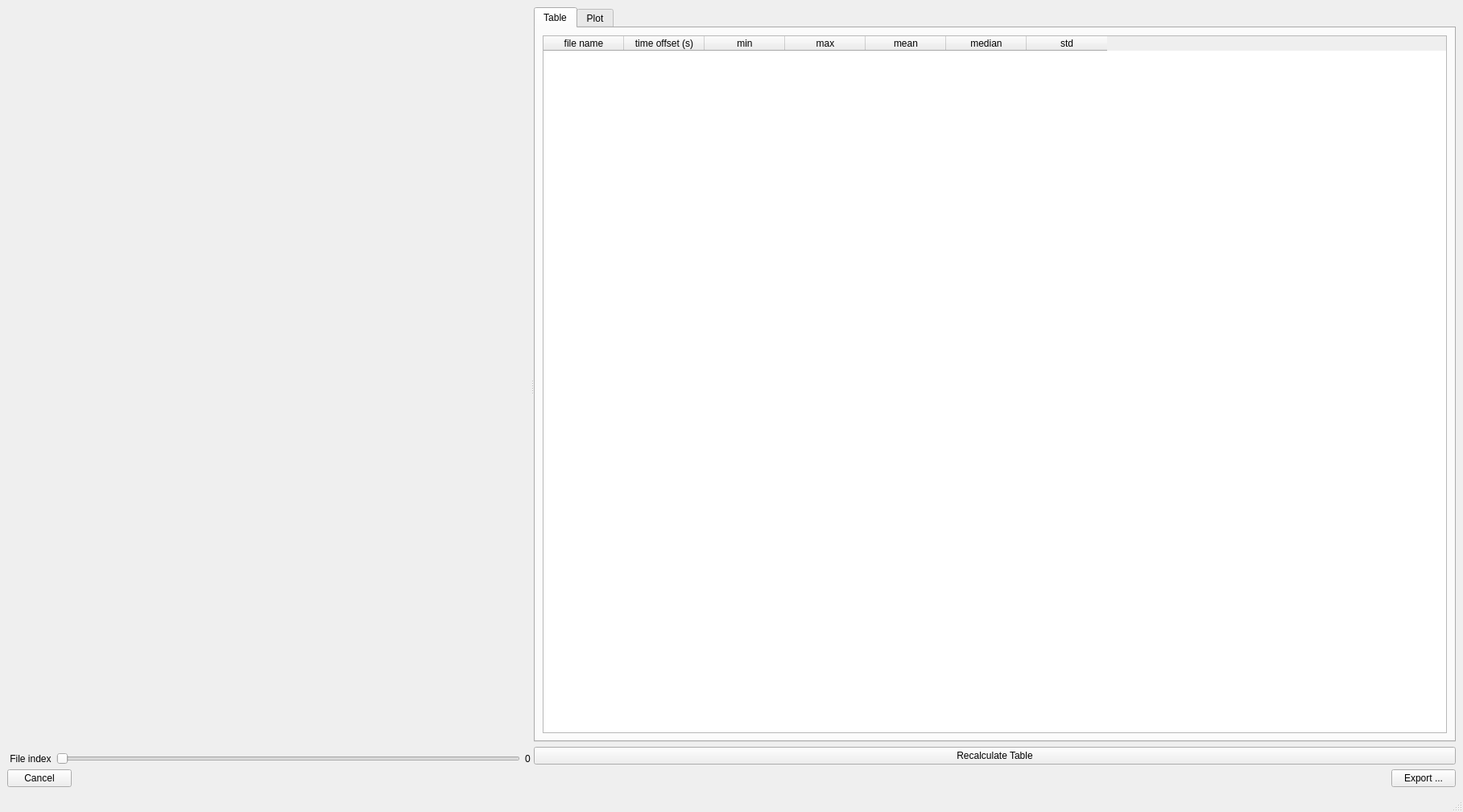
<?xml version="1.0" encoding="UTF-8"?>
<ui version="4.0">
 <class>MainWindow</class>
 <widget class="QMainWindow" name="MainWindow">
  <property name="geometry">
   <rect>
    <x>0</x>
    <y>0</y>
    <width>1817</width>
    <height>1009</height>
   </rect>
  </property>
  <property name="windowTitle">
   <string>MainWindow</string>
  </property>
  <widget class="QWidget" name="centralwidget">
   <layout class="QVBoxLayout" name="verticalLayout_6">
    <item>
     <widget class="QSplitter" name="splitter">
      <property name="sizePolicy">
       <sizepolicy hsizetype="Expanding" vsizetype="Expanding">
        <horstretch>0</horstretch>
        <verstretch>0</verstretch>
       </sizepolicy>
      </property>
      <property name="orientation">
       <enum>Qt::Horizontal</enum>
      </property>
      <widget class="QWidget" name="layoutWidget">
       <layout class="QVBoxLayout" name="verticalLayout_3">
        <item>
         <widget class="QWidget" name="widget" native="true">
          <property name="sizePolicy">
           <sizepolicy hsizetype="Expanding" vsizetype="Expanding">
            <horstretch>0</horstretch>
            <verstretch>0</verstretch>
           </sizepolicy>
          </property>
         </widget>
        </item>
        <item>
         <layout class="QHBoxLayout" name="horizontalLayout_4">
          <item>
           <widget class="QLabel" name="label">
            <property name="text">
             <string> File index</string>
            </property>
           </widget>
          </item>
          <item>
           <widget class="QSlider" name="horizontalSlider">
            <property name="orientation">
             <enum>Qt::Horizontal</enum>
            </property>
           </widget>
          </item>
          <item>
           <widget class="QLabel" name="slider_value">
            <property name="text">
             <string>0</string>
            </property>
           </widget>
          </item>
         </layout>
        </item>
       </layout>
      </widget>
      <widget class="QWidget" name="">
       <layout class="QVBoxLayout" name="verticalLayout_4">
        <item>
         <widget class="QTabWidget" name="tabWidget">
          <property name="currentIndex">
           <number>0</number>
          </property>
          <widget class="QWidget" name="tab">
           <attribute name="title">
            <string>Table</string>
           </attribute>
           <layout class="QVBoxLayout" name="verticalLayout_5">
            <item>
             <widget class="QTableWidget" name="tableWidget">
              <property name="alternatingRowColors">
               <bool>true</bool>
              </property>
              <property name="selectionMode">
               <enum>QAbstractItemView::SingleSelection</enum>
              </property>
              <property name="selectionBehavior">
               <enum>QAbstractItemView::SelectRows</enum>
              </property>
              <column>
               <property name="text">
                <string>file name</string>
               </property>
              </column>
              <column>
               <property name="text">
                <string>time offset (s)</string>
               </property>
              </column>
              <column>
               <property name="text">
                <string>min</string>
               </property>
              </column>
              <column>
               <property name="text">
                <string>max</string>
               </property>
              </column>
              <column>
               <property name="text">
                <string>mean</string>
               </property>
              </column>
              <column>
               <property name="text">
                <string>median</string>
               </property>
              </column>
              <column>
               <property name="text">
                <string>std</string>
               </property>
              </column>
             </widget>
            </item>
           </layout>
          </widget>
          <widget class="QWidget" name="tab_2">
           <attribute name="title">
            <string>Plot</string>
           </attribute>
           <layout class="QHBoxLayout" name="horizontalLayout_2">
            <item>
             <widget class="QWidget" name="plot_widget" native="true">
              <property name="sizePolicy">
               <sizepolicy hsizetype="Expanding" vsizetype="Expanding">
                <horstretch>0</horstretch>
                <verstretch>0</verstretch>
               </sizepolicy>
              </property>
             </widget>
            </item>
            <item>
             <layout class="QVBoxLayout" name="verticalLayout_2">
              <item>
               <widget class="QGroupBox" name="x_axis_groupBox">
                <property name="minimumSize">
                 <size>
                  <width>0</width>
                  <height>0</height>
                 </size>
                </property>
                <property name="title">
                 <string>x-axis</string>
                </property>
                <layout class="QVBoxLayout" name="verticalLayout_7">
                 <item>
                  <widget class="QRadioButton" name="file_index_radioButton">
                   <property name="text">
                    <string>File index</string>
                   </property>
                   <property name="checked">
                    <bool>true</bool>
                   </property>
                  </widget>
                 </item>
                 <item>
                  <widget class="QRadioButton" name="time_offset_radioButton">
                   <property name="text">
                    <string>Time offset</string>
                   </property>
                  </widget>
                 </item>
                </layout>
               </widget>
              </item>
              <item>
               <widget class="QGroupBox" name="y_axis_groupBox">
                <property name="title">
                 <string>y_axis</string>
                </property>
                <layout class="QVBoxLayout" name="verticalLayout">
                 <item>
                  <widget class="QCheckBox" name="min_checkBox">
                   <property name="text">
                    <string>min</string>
                   </property>
                  </widget>
                 </item>
                 <item>
                  <widget class="QCheckBox" name="max_checkBox">
                   <property name="text">
                    <string>max</string>
                   </property>
                  </widget>
                 </item>
                 <item>
                  <widget class="QCheckBox" name="mean_checkBox">
                   <property name="text">
                    <string>mean</string>
                   </property>
                   <property name="checked">
                    <bool>false</bool>
                   </property>
                  </widget>
                 </item>
                 <item>
                  <widget class="QCheckBox" name="median_checkBox">
                   <property name="text">
                    <string>median</string>
                   </property>
                  </widget>
                 </item>
                 <item>
                  <widget class="QCheckBox" name="std_checkBox">
                   <property name="text">
                    <string>std</string>
                   </property>
                  </widget>
                 </item>
                </layout>
               </widget>
              </item>
              <item>
               <spacer name="verticalSpacer">
                <property name="orientation">
                 <enum>Qt::Vertical</enum>
                </property>
                <property name="sizeHint" stdset="0">
                 <size>
                  <width>20</width>
                  <height>40</height>
                 </size>
                </property>
               </spacer>
              </item>
             </layout>
            </item>
           </layout>
          </widget>
         </widget>
        </item>
        <item>
         <widget class="QPushButton" name="recalculate_pushButton">
          <property name="text">
           <string>Recalculate Table</string>
          </property>
         </widget>
        </item>
       </layout>
      </widget>
     </widget>
    </item>
    <item>
     <layout class="QHBoxLayout" name="horizontalLayout">
      <item>
       <widget class="QPushButton" name="done_button_2">
        <property name="text">
         <string>Cancel</string>
        </property>
       </widget>
      </item>
      <item>
       <spacer name="horizontalSpacer">
        <property name="orientation">
         <enum>Qt::Horizontal</enum>
        </property>
        <property name="sizeHint" stdset="0">
         <size>
          <width>40</width>
          <height>20</height>
         </size>
        </property>
       </spacer>
      </item>
      <item>
       <widget class="QPushButton" name="export_button">
        <property name="text">
         <string>Export ...</string>
        </property>
       </widget>
      </item>
     </layout>
    </item>
   </layout>
  </widget>
  <widget class="QMenuBar" name="menubar">
   <property name="geometry">
    <rect>
     <x>0</x>
     <y>0</y>
     <width>1817</width>
     <height>24</height>
    </rect>
   </property>
  </widget>
  <widget class="QStatusBar" name="statusbar"/>
 </widget>
 <resources/>
 <connections>
  <connection>
   <sender>export_button</sender>
   <signal>clicked()</signal>
   <receiver>MainWindow</receiver>
   <slot>done_button_clicked()</slot>
   <hints>
    <hint type="sourcelabel">
     <x>1804</x>
     <y>975</y>
    </hint>
    <hint type="destinationlabel">
     <x>552</x>
     <y>492</y>
    </hint>
   </hints>
  </connection>
  <connection>
   <sender>done_button_2</sender>
   <signal>clicked()</signal>
   <receiver>MainWindow</receiver>
   <slot>cancel_clicked()</slot>
   <hints>
    <hint type="sourcelabel">
     <x>54</x>
     <y>966</y>
    </hint>
    <hint type="destinationlabel">
     <x>269</x>
     <y>866</y>
    </hint>
   </hints>
  </connection>
  <connection>
   <sender>min_checkBox</sender>
   <signal>clicked()</signal>
   <receiver>MainWindow</receiver>
   <slot>plot_menu_changed()</slot>
   <hints>
    <hint type="sourcelabel">
     <x>1715</x>
     <y>198</y>
    </hint>
    <hint type="destinationlabel">
     <x>1809</x>
     <y>162</y>
    </hint>
   </hints>
  </connection>
  <connection>
   <sender>max_checkBox</sender>
   <signal>clicked()</signal>
   <receiver>MainWindow</receiver>
   <slot>plot_menu_changed()</slot>
   <hints>
    <hint type="sourcelabel">
     <x>1709</x>
     <y>220</y>
    </hint>
    <hint type="destinationlabel">
     <x>1809</x>
     <y>138</y>
    </hint>
   </hints>
  </connection>
  <connection>
   <sender>mean_checkBox</sender>
   <signal>clicked()</signal>
   <receiver>MainWindow</receiver>
   <slot>plot_menu_changed()</slot>
   <hints>
    <hint type="sourcelabel">
     <x>1708</x>
     <y>244</y>
    </hint>
    <hint type="destinationlabel">
     <x>1810</x>
     <y>235</y>
    </hint>
   </hints>
  </connection>
  <connection>
   <sender>median_checkBox</sender>
   <signal>clicked()</signal>
   <receiver>MainWindow</receiver>
   <slot>plot_menu_changed()</slot>
   <hints>
    <hint type="sourcelabel">
     <x>1712</x>
     <y>261</y>
    </hint>
    <hint type="destinationlabel">
     <x>1812</x>
     <y>285</y>
    </hint>
   </hints>
  </connection>
  <connection>
   <sender>std_checkBox</sender>
   <signal>clicked()</signal>
   <receiver>MainWindow</receiver>
   <slot>plot_menu_changed()</slot>
   <hints>
    <hint type="sourcelabel">
     <x>1695</x>
     <y>280</y>
    </hint>
    <hint type="destinationlabel">
     <x>1812</x>
     <y>359</y>
    </hint>
   </hints>
  </connection>
  <connection>
   <sender>horizontalSlider</sender>
   <signal>valueChanged(int)</signal>
   <receiver>MainWindow</receiver>
   <slot>file_index_slider_changed()</slot>
   <hints>
    <hint type="sourcelabel">
     <x>269</x>
     <y>931</y>
    </hint>
    <hint type="destinationlabel">
     <x>742</x>
     <y>638</y>
    </hint>
   </hints>
  </connection>
  <connection>
   <sender>recalculate_pushButton</sender>
   <signal>clicked()</signal>
   <receiver>MainWindow</receiver>
   <slot>recalculate_table_clicked()</slot>
   <hints>
    <hint type="sourcelabel">
     <x>1273</x>
     <y>914</y>
    </hint>
    <hint type="destinationlabel">
     <x>1647</x>
     <y>978</y>
    </hint>
   </hints>
  </connection>
  <connection>
   <sender>file_index_radioButton</sender>
   <signal>clicked()</signal>
   <receiver>MainWindow</receiver>
   <slot>plot_menu_changed()</slot>
   <hints>
    <hint type="sourcelabel">
     <x>1705</x>
     <y>115</y>
    </hint>
    <hint type="destinationlabel">
     <x>1809</x>
     <y>92</y>
    </hint>
   </hints>
  </connection>
  <connection>
   <sender>time_offset_radioButton</sender>
   <signal>clicked()</signal>
   <receiver>MainWindow</receiver>
   <slot>plot_menu_changed()</slot>
   <hints>
    <hint type="sourcelabel">
     <x>1680</x>
     <y>133</y>
    </hint>
    <hint type="destinationlabel">
     <x>1812</x>
     <y>407</y>
    </hint>
   </hints>
  </connection>
 </connections>
 <slots>
  <slot>export_button_clicked()</slot>
  <slot>distance_source_detector_validated()</slot>
  <slot>detector_offset_validated()</slot>
  <slot>time_spectra_file_browse_button_clicked()</slot>
  <slot>radio_button_clicked()</slot>
  <slot>cancel_clicked()</slot>
  <slot>plot_menu_changed()</slot>
  <slot>file_index_slider_changed()</slot>
  <slot>recalculate_table_clicked()</slot>
 </slots>
</ui>
